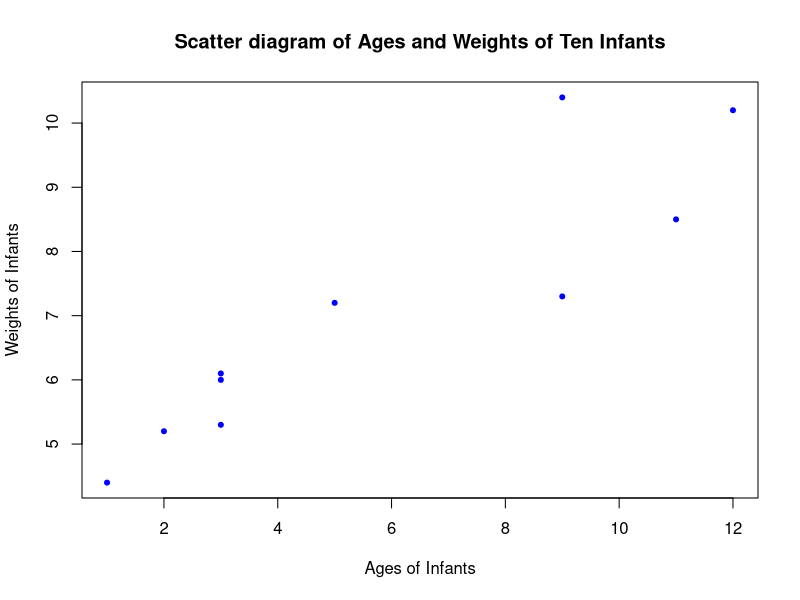

This figure's R source:
infant.weight <- c(4.4,5.3,7.2,5.2,8.5,7.3,6.0,10.4,10.2,6.1)
infant.age <- c(1,3,5,2,11,9,3,9,12,3)

plot(infant.age,infant.weight, 
     main = "Scatter diagram of Ages and Weights of Ten Infants", 
     col="blue", pch=20, xlab = "Ages of Infants", ylab = "Weights of Infants")
